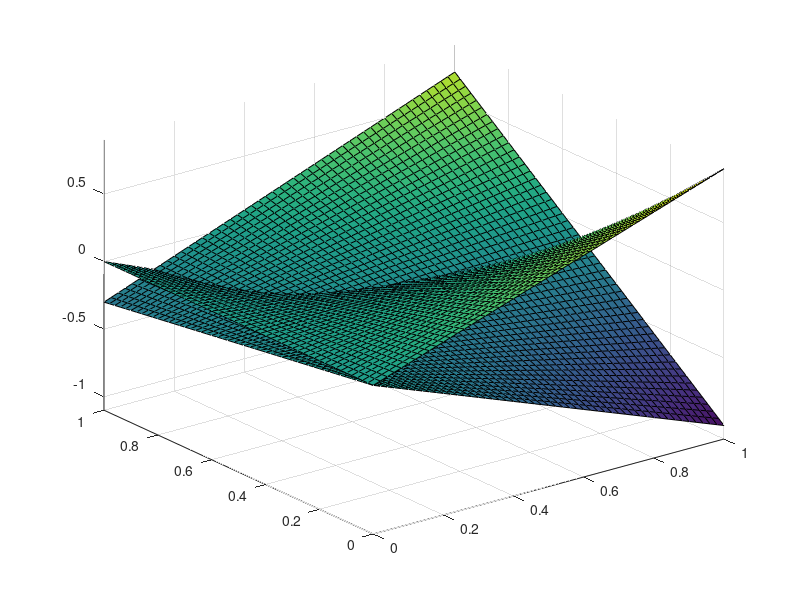

This chart was generated by the following MATLAB code:
[x,y] = meshgrid(0:0.02:1);

d=0.3;
f=2.*x.*y-x-y.*d;

i=0.1;
f1=x.*(1-i-2.*y);

surf(x,y,f);
axis tight
hold on;
surf(x,y,f1);
